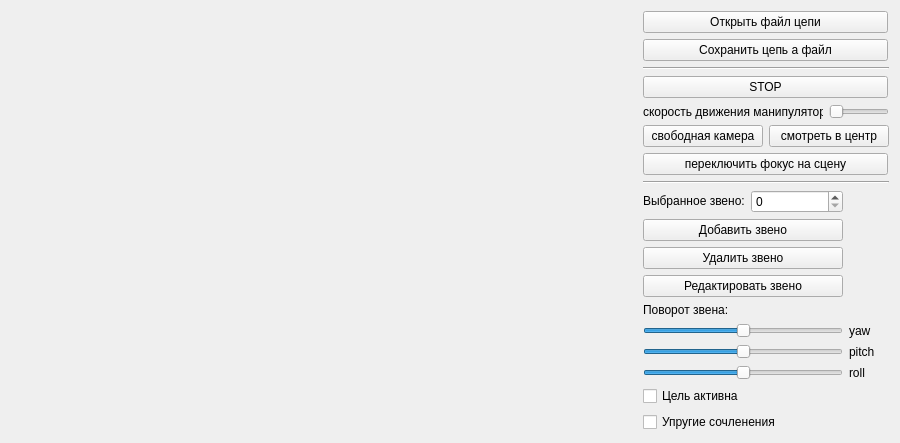
<?xml version="1.0" encoding="UTF-8"?>
<ui version="4.0">
 <class>MainWindow</class>
 <widget class="QMainWindow" name="MainWindow">
  <property name="geometry">
   <rect>
    <x>0</x>
    <y>0</y>
    <width>900</width>
    <height>423</height>
   </rect>
  </property>
  <property name="windowTitle">
   <string>MainWindow</string>
  </property>
  <widget class="QWidget" name="centralWidget">
   <layout class="QHBoxLayout" name="horizontalLayout_2">
    <item>
     <layout class="QGridLayout" name="screens_layout">
      <item row="0" column="0">
       <spacer name="horizontalSpacer">
        <property name="orientation">
         <enum>Qt::Horizontal</enum>
        </property>
        <property name="sizeType">
         <enum>QSizePolicy::Expanding</enum>
        </property>
        <property name="sizeHint" stdset="0">
         <size>
          <width>0</width>
          <height>0</height>
         </size>
        </property>
       </spacer>
      </item>
     </layout>
    </item>
    <item>
     <layout class="QVBoxLayout" name="verticalLayout">
      <item>
       <widget class="QPushButton" name="opne_file_but">
        <property name="minimumSize">
         <size>
          <width>245</width>
          <height>0</height>
         </size>
        </property>
        <property name="maximumSize">
         <size>
          <width>245</width>
          <height>16777215</height>
         </size>
        </property>
        <property name="text">
         <string>Открыть файл цепи</string>
        </property>
       </widget>
      </item>
      <item>
       <widget class="QPushButton" name="save_to_file_but">
        <property name="minimumSize">
         <size>
          <width>245</width>
          <height>0</height>
         </size>
        </property>
        <property name="maximumSize">
         <size>
          <width>245</width>
          <height>16777215</height>
         </size>
        </property>
        <property name="text">
         <string>Сохранить цепь а файл</string>
        </property>
       </widget>
      </item>
      <item>
       <widget class="Line" name="line_2">
        <property name="orientation">
         <enum>Qt::Horizontal</enum>
        </property>
       </widget>
      </item>
      <item>
       <widget class="QPushButton" name="stop_but">
        <property name="maximumSize">
         <size>
          <width>245</width>
          <height>16777215</height>
         </size>
        </property>
        <property name="text">
         <string>STOP</string>
        </property>
       </widget>
      </item>
      <item>
       <layout class="QHBoxLayout" name="horizontalLayout_3">
        <property name="sizeConstraint">
         <enum>QLayout::SetMinimumSize</enum>
        </property>
        <item>
         <widget class="QLabel" name="label">
          <property name="maximumSize">
           <size>
            <width>180</width>
            <height>16777215</height>
           </size>
          </property>
          <property name="text">
           <string>скорость движения манипулятора</string>
          </property>
         </widget>
        </item>
        <item>
         <widget class="QSlider" name="vel_slider">
          <property name="maximumSize">
           <size>
            <width>60</width>
            <height>16777215</height>
           </size>
          </property>
          <property name="minimum">
           <number>1</number>
          </property>
          <property name="maximum">
           <number>15</number>
          </property>
          <property name="orientation">
           <enum>Qt::Horizontal</enum>
          </property>
         </widget>
        </item>
       </layout>
      </item>
      <item>
       <layout class="QHBoxLayout" name="horizontalLayout">
        <item>
         <widget class="QPushButton" name="free_cam_but">
          <property name="minimumSize">
           <size>
            <width>120</width>
            <height>0</height>
           </size>
          </property>
          <property name="maximumSize">
           <size>
            <width>120</width>
            <height>16777215</height>
           </size>
          </property>
          <property name="text">
           <string>свободная камера</string>
          </property>
         </widget>
        </item>
        <item>
         <widget class="QPushButton" name="object_cam_but">
          <property name="minimumSize">
           <size>
            <width>120</width>
            <height>0</height>
           </size>
          </property>
          <property name="maximumSize">
           <size>
            <width>120</width>
            <height>23</height>
           </size>
          </property>
          <property name="text">
           <string>смотреть в центр</string>
          </property>
         </widget>
        </item>
       </layout>
      </item>
      <item>
       <widget class="QPushButton" name="pushButton">
        <property name="minimumSize">
         <size>
          <width>245</width>
          <height>0</height>
         </size>
        </property>
        <property name="maximumSize">
         <size>
          <width>245</width>
          <height>16777215</height>
         </size>
        </property>
        <property name="text">
         <string>переключить фокус на сцену</string>
        </property>
       </widget>
      </item>
      <item>
       <widget class="Line" name="line">
        <property name="orientation">
         <enum>Qt::Horizontal</enum>
        </property>
       </widget>
      </item>
      <item>
       <layout class="QGridLayout" name="gridLayout">
        <item row="6" column="0">
         <widget class="QSlider" name="yaw_sl">
          <property name="minimumSize">
           <size>
            <width>200</width>
            <height>0</height>
           </size>
          </property>
          <property name="maximumSize">
           <size>
            <width>200</width>
            <height>16777215</height>
           </size>
          </property>
          <property name="minimum">
           <number>-100</number>
          </property>
          <property name="pageStep">
           <number>1</number>
          </property>
          <property name="value">
           <number>0</number>
          </property>
          <property name="orientation">
           <enum>Qt::Horizontal</enum>
          </property>
         </widget>
        </item>
        <item row="7" column="0">
         <widget class="QSlider" name="pitch_sl">
          <property name="minimumSize">
           <size>
            <width>200</width>
            <height>0</height>
           </size>
          </property>
          <property name="maximumSize">
           <size>
            <width>200</width>
            <height>16777215</height>
           </size>
          </property>
          <property name="minimum">
           <number>-100</number>
          </property>
          <property name="maximum">
           <number>100</number>
          </property>
          <property name="pageStep">
           <number>1</number>
          </property>
          <property name="orientation">
           <enum>Qt::Horizontal</enum>
          </property>
         </widget>
        </item>
        <item row="8" column="0">
         <widget class="QSlider" name="roll_sl">
          <property name="minimumSize">
           <size>
            <width>200</width>
            <height>0</height>
           </size>
          </property>
          <property name="maximumSize">
           <size>
            <width>200</width>
            <height>16777215</height>
           </size>
          </property>
          <property name="minimum">
           <number>-100</number>
          </property>
          <property name="maximum">
           <number>100</number>
          </property>
          <property name="pageStep">
           <number>1</number>
          </property>
          <property name="value">
           <number>0</number>
          </property>
          <property name="sliderPosition">
           <number>0</number>
          </property>
          <property name="orientation">
           <enum>Qt::Horizontal</enum>
          </property>
          <property name="tickPosition">
           <enum>QSlider::NoTicks</enum>
          </property>
         </widget>
        </item>
        <item row="6" column="1">
         <widget class="QLabel" name="label_4">
          <property name="minimumSize">
           <size>
            <width>40</width>
            <height>0</height>
           </size>
          </property>
          <property name="maximumSize">
           <size>
            <width>40</width>
            <height>16777215</height>
           </size>
          </property>
          <property name="text">
           <string>yaw</string>
          </property>
         </widget>
        </item>
        <item row="7" column="1">
         <widget class="QLabel" name="label_5">
          <property name="minimumSize">
           <size>
            <width>40</width>
            <height>0</height>
           </size>
          </property>
          <property name="maximumSize">
           <size>
            <width>40</width>
            <height>16777215</height>
           </size>
          </property>
          <property name="text">
           <string>pitch</string>
          </property>
         </widget>
        </item>
        <item row="8" column="1">
         <widget class="QLabel" name="label_6">
          <property name="minimumSize">
           <size>
            <width>40</width>
            <height>0</height>
           </size>
          </property>
          <property name="maximumSize">
           <size>
            <width>40</width>
            <height>16777215</height>
           </size>
          </property>
          <property name="text">
           <string>roll</string>
          </property>
         </widget>
        </item>
        <item row="5" column="0">
         <widget class="QLabel" name="label_2">
          <property name="text">
           <string>Поворот звена:</string>
          </property>
         </widget>
        </item>
        <item row="1" column="0">
         <layout class="QHBoxLayout" name="horizontalLayout_4">
          <item>
           <widget class="QLabel" name="label_3">
            <property name="maximumSize">
             <size>
              <width>200</width>
              <height>20</height>
             </size>
            </property>
            <property name="text">
             <string>Выбранное звено:</string>
            </property>
           </widget>
          </item>
          <item>
           <widget class="QSpinBox" name="link">
            <property name="maximumSize">
             <size>
              <width>200</width>
              <height>25</height>
             </size>
            </property>
           </widget>
          </item>
         </layout>
        </item>
        <item row="2" column="0">
         <widget class="QPushButton" name="add_link_but">
          <property name="maximumSize">
           <size>
            <width>200</width>
            <height>16777215</height>
           </size>
          </property>
          <property name="text">
           <string>Добавить звено</string>
          </property>
         </widget>
        </item>
        <item row="3" column="0">
         <widget class="QPushButton" name="del_link_but">
          <property name="maximumSize">
           <size>
            <width>200</width>
            <height>16777215</height>
           </size>
          </property>
          <property name="text">
           <string>Удалить звено</string>
          </property>
         </widget>
        </item>
        <item row="4" column="0">
         <widget class="QPushButton" name="red_link_but">
          <property name="maximumSize">
           <size>
            <width>200</width>
            <height>16777215</height>
           </size>
          </property>
          <property name="text">
           <string>Редактировать звено</string>
          </property>
         </widget>
        </item>
        <item row="11" column="0">
         <spacer name="verticalSpacer">
          <property name="orientation">
           <enum>Qt::Vertical</enum>
          </property>
          <property name="sizeType">
           <enum>QSizePolicy::Maximum</enum>
          </property>
          <property name="sizeHint" stdset="0">
           <size>
            <width>0</width>
            <height>10000</height>
           </size>
          </property>
         </spacer>
        </item>
        <item row="9" column="0">
         <widget class="QCheckBox" name="Target_Activated_checkbox">
          <property name="text">
           <string>Цель активна</string>
          </property>
         </widget>
        </item>
        <item row="10" column="0">
         <widget class="QCheckBox" name="elastic_joints_checkbox">
          <property name="text">
           <string>Упругие сочленения</string>
          </property>
         </widget>
        </item>
       </layout>
      </item>
     </layout>
    </item>
   </layout>
  </widget>
 </widget>
 <layoutdefault spacing="6" margin="11"/>
 <resources/>
 <connections/>
</ui>
